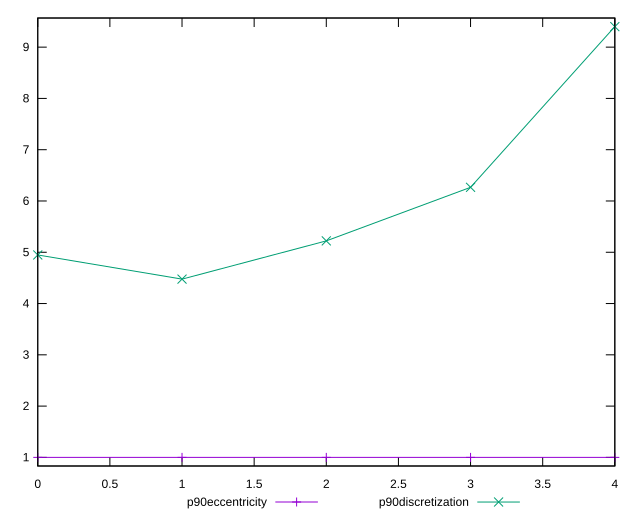

Reproduce this figure in gnuplot.
reset

$p90Eccentricity <<EOF
0 0.9999999999999994
1 1.0000000000000004
2 1
3 0.9999999999999983
4 1.0000000000000009
EOF

$p90Discretization <<EOF
0 4.947368421052632
1 4.476190476190476
2 5.222222222222222
3 6.266666666666667
4 9.4
EOF

set key outside below
set xrange [0:4]
set yrange [0.8319999999999983:9.568]
set trange [0.8319999999999983:9.568]
set terminal svg size 640, 520 enhanced background rgb 'white'
set output "report_00019_2021-02-10T18-14-37.922Z//uses-rel-preload/progression/eccentricity.svg"

plot $p90Eccentricity title "p90eccentricity" with linespoints, \
     $p90Discretization title "p90discretization" with linespoints

reset
